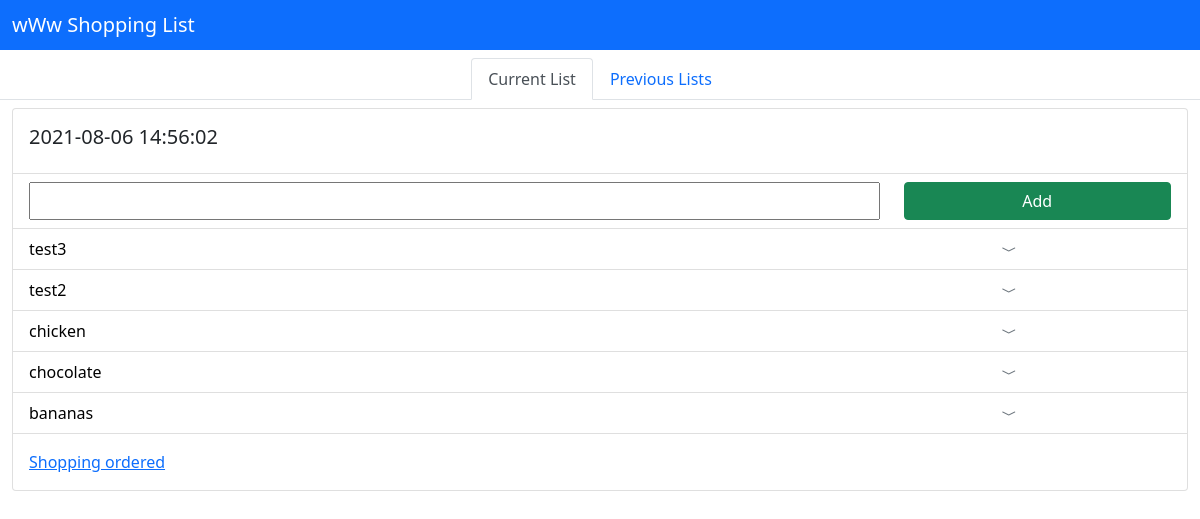
Before: / with the older database file.
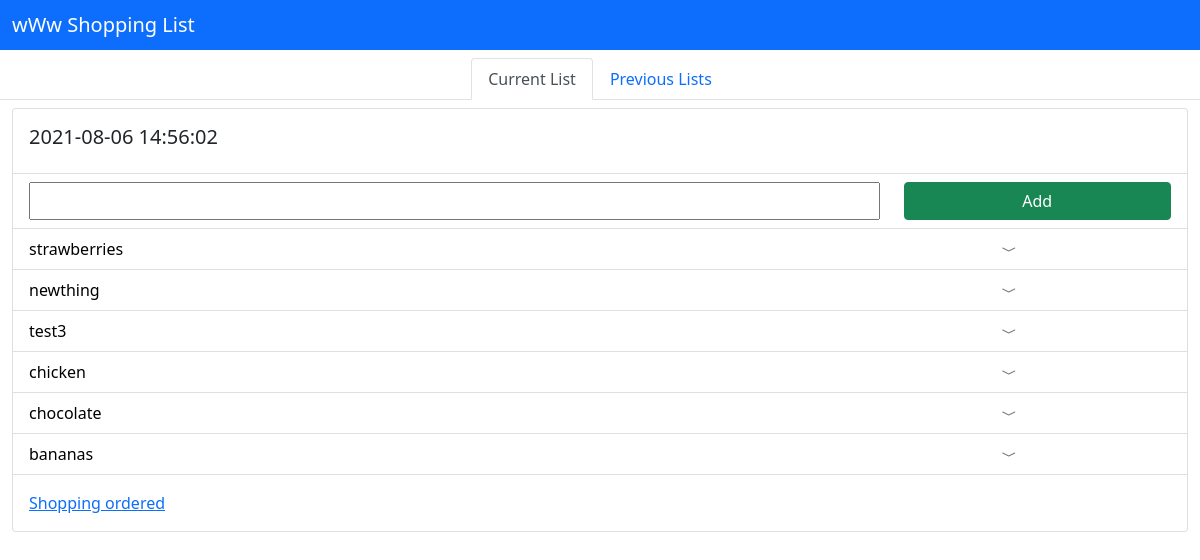
After: the same page with the newer database file.
### tables this page shows
CREATE TABLE "lists" (
	"id"	TEXT NOT NULL UNIQUE,
	"active"	INTEGER NOT NULL,
	"created"	TEXT,
	PRIMARY KEY("id")
);

CREATE TABLE "item_allocation" (
	"list_id"	TEXT NOT NULL,
	"item_id"	TEXT NOT NULL,
	"added"	TEXT NOT NULL,
	"active"	INTEGER
);

CREATE TABLE "items" (
	"id"	TEXT NOT NULL UNIQUE,
	"name"	TEXT NOT NULL UNIQUE,
	"img"	TEXT,
	"recurring"	INTEGER,
	PRIMARY KEY("id")
);

### view.py (the view)
@view.route('/')
def current():
    current_list = db.get_current_list()
    return render_template("current_list.html", current_list=current_list)

### db.py (called while the page is built)
def connect_to_db(path : str) -> sqlite3.Connection:
    assert os.path.exists(path)
    conn = sqlite3.connect(path)
    conn.row_factory = sqlite3.Row
    return conn

def get_cursor() -> sqlite3.Cursor:
    return connect_to_db(config.DB_FILE_PATH).cursor()

def db_access(function):
    def wrapper(*args, **kwargs):
        cursor : sqlite3.Cursor = get_cursor()
        retval : Any = function(cursor, *args, *kwargs)
        cursor.connection.commit()
        cursor.connection.close()
        return retval
    return wrapper

def rows_to_dicts(rows : List[sqlite3.Row]) -> List[dict]:
    return [dict(row) for row in rows]

@db_access
def get_list(cursor : sqlite3.Cursor, list_id : str) -> List[dict]:
    assert(list_id)
    try:
        cursor.execute("SELECT item_id, name, img, added, active FROM 'items' LEFT OUTER JOIN 'item_allocation' ON items.id = item_allocation.item_id WHERE item_allocation.list_id = ? ORDER BY added DESC", (list_id, ))
    except sqlite3.Error as e:
        functions.log(f"[ERROR] there was a database error: {e}")
        return DB_STATUS.ERROR
    return rows_to_dicts(cursor.fetchall())

@db_access
def get_current_list(cursor : sqlite3.Cursor) -> dict:
    cursor.execute('SELECT id, created FROM lists WHERE active = 1 LIMIT 1')
    current_list = rows_to_dicts(cursor.fetchall())[0]
    items = get_list(current_list['id'])
    return {"id" : current_list['id'], "created": current_list['created'], "items": items}

### templates/current_list.html (shortened to what this page needs)
{% extends "base.html" %}
{% block content %}
<ul class="nav justify-content-center nav-tabs mb-2">
    <li class="nav-item">
        <a class="nav-link active" aria-current="page" href="#">Current List</a>
    </li>
    <li class="nav-item">
        <a class="nav-link" href="#">Previous Lists</a>
    </li>
</ul>
<div class="container-fluid">
    <div class="card">
        <div class="card-body">
            <h5 class="card-title">{{ current_list['created'] }}</h5>
        </div>
            <ul class="list-group list-group-flush">
                <li class="list-group-item">
                    <div class="row">
                        <div class="col-9">
                            <input style="height: 100%; width: 100%" type="text" id="add-item-name" onkeyup=req_get_matching_items()>
                        </div>
                        <div class="col-3">
                            <button style="width: 100%" onclick=req_add_item() class="btn btn-success">Add</button>
                        </div>
                    </div>
                </li>
                {% for item in current_list['items'] %}
                    <li class="list-group-item">
                        <a style="color: black; text-decoration: none;" data-bs-toggle="collapse" href="#collapse-{{ item['item_id'] }}" role="button" aria-expanded="false" aria-controls="collapse-{{ item['item_id'] }}">
                            <div class="row">
                                <div class="col-10">{{ item['name'] }}</div>
                                <div class="col-2"><i class="bi bi-chevron-compact-down text-muted"></i></div>
                            </div>
                        </a>
                    </li>
                {% endfor %}
            </ul>
        <div class="card-body">
            <a href="#" class="card-link" alt="move to previous lists">Shopping ordered</a>
        </div>
    </div>
</div>
{% endblock %}

### templates/base.html (shortened to what this page needs)
<!doctype html>
<html lang="en">
  <head>
    <link href="https://cdn.jsdelivr.net/npm/bootstrap@5.0.2/dist/css/bootstrap.min.css" rel="stylesheet">
    <link rel="stylesheet" href="https://cdn.jsdelivr.net/npm/bootstrap-icons@1.5.0/font/bootstrap-icons.css">
    <link rel="stylesheet" href=" {{ url_for('static', filename='app.css') }} ">
  </head>
  <body>
    <nav class="navbar navbar-dark bg-primary mb-2">
        <div class="container-fluid">
            <span class="navbar-brand mb-0 h1">wWw Shopping List</span>
        </div>
    </nav>
    {% block content %}{% endblock %}
  </body>
</html>

Changed rows visible on the page:
removed item_allocation: name "test2"
added item_allocation: name "strawberries"
added item_allocation: name "newthing"
